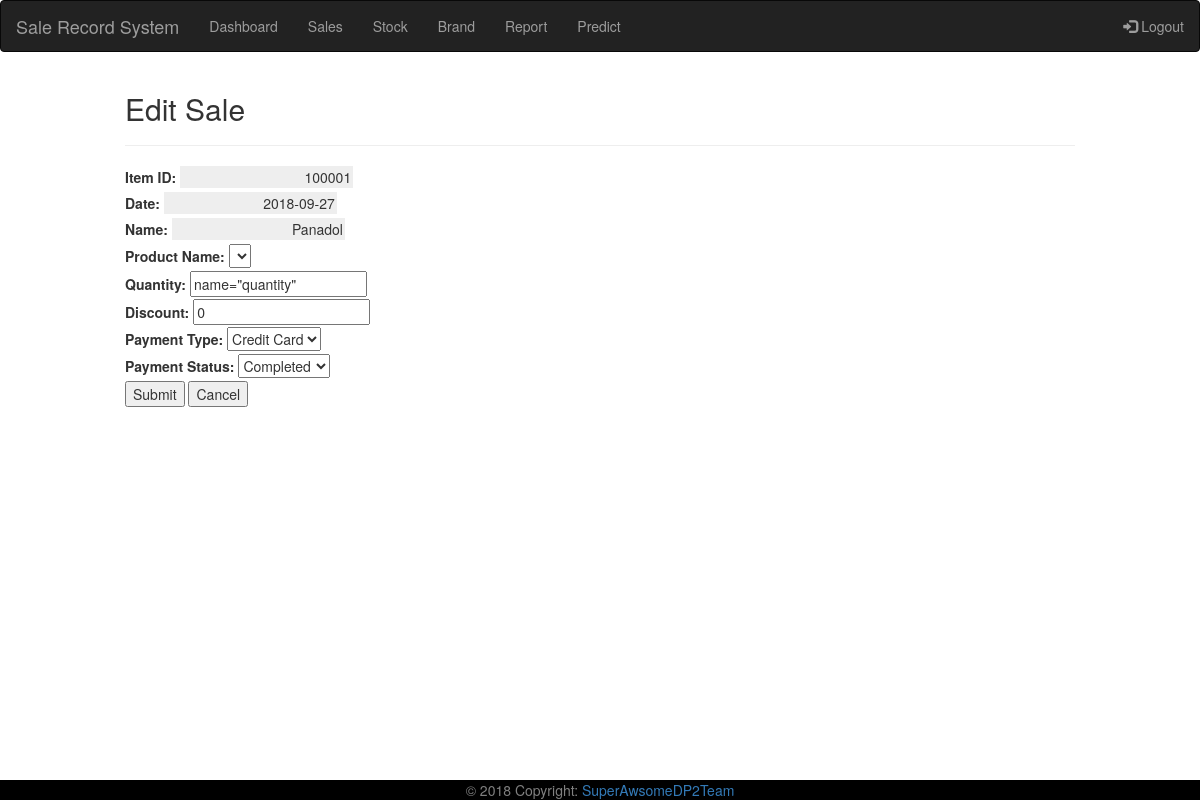
The app's page /edit.php?id=100001 with its own data.
### tables this page shows
CREATE TABLE `sale` (
  `sale_id` int(255) NOT NULL,
  `sale_date` date NOT NULL,
  `sale_name` varchar(255) NOT NULL,
  `total_amount` int(255) NOT NULL,
  `discount` int(255) NOT NULL,
  `payment_type` varchar(255) NOT NULL,
  `payment_status` varchar(255) NOT NULL,
  `product_price` int(255) NOT NULL
);

### edit.php (the view, shortened to what this page needs)
<?php
require_once("action/dp_connect.php");
require_once("includes/header.php");
$id = $_GET['id'];
$sql = "SELECT * FROM `sale` WHERE `sale_id` = $id";
$result = $connect->query($sql);
$row = $result->fetch_assoc();
?>
<html>
<head>
<link rel="stylesheet" type="text/css" src="custom/css/custom.css" />
</head>
<body>
  <h2><span ></span>Edit Sale</h2>
  <hr/>
  <form method="post"  action="sales.php">
    <fieldset>
    <div>
      <label for="sale_id">Item ID:</label>
      <input type="text"  value = <?php echo $row["sale_id"]; ?> onfocus="this.blur()" name="sale_id" id="sale_id" readonly>
    </div>
    <div>
      <label for="sale_date">Date:</label>
      <input type="text"  value = <?php echo $row["sale_date"]; ?> onfocus="this.blur()" name="sale_date" id="sale_date" readonly>
    </div>
    <div>
      <label for="sale_name">Name:</label>
      <input type="text"  value = <?php echo $row["sale_name"]; ?> onfocus="this.blur()" name="sale_name" id="sale_name" readonly>
    </div>
    <div>
    <label for="product_name">Product Name:</label>
    <select name="product_name" id="product_name">
    </select>
    <div>
      <label for="quantity">Quantity:</label>
      <input type="text"  value = <?php echo $row["quantity"]; ?> name="quantity" id="quantity">
    </div>
    <div>
      <label for="discount">Discount:</label>
      <input type="text"  value = <?php echo $row["discount"]; ?> name="discount" id="discount">
    </div>
    <div>
      <label for="payment_type">Payment Type:</label>
      <select name = "payment_type">
        <option value="Credit Card" <?php if($row["payment_type"]=="Credit Card") echo"selected='selected'"?>>Credit Card</option>
      </select>
    </div>
    <div>
      <label for="payment_status">Payment Status:</label>
      <select name = "payment_status">
        <option id="Completed" value="Completed" <?php if($row["payment_status"]=="Completed") echo"selected='selected'"?>>Completed</option>
      </select>
    </div>
    <div>
      <input type="submit" id="submit" value="Submit" />
  	  <input type="button" id="cancel" value="Cancel" onClick="document.location.href='sales.php'" />
    </div>
  </fieldset>
  </form>
</body>
</html>
<?php
require_once("includes/footer.php"); ?>

### custom/css/custom.css (style rules this page uses)
input[readonly] { background-color: #eee; border:none; text-align: right; }

### records on screen
sale: sale_id "100001", sale_date "2018-09-27", sale_name "Panadol", discount "0", payment_type "Credit Card", payment_status "Completed"
